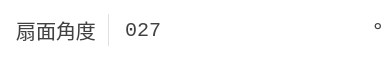
   <widget class="QFrame" name="frame_9">
    <property name="geometry">
     <rect>
      <x>24</x>
      <y>292</y>
      <width>392</width>
      <height>60</height>
     </rect>
    </property>
    <property name="styleSheet">
     <string notr="true">QFrame{
background: #FFFFFF;
border: 0px;
border-radius:5px;
}
QLineEdit{
font-family: Consolas;
font-size: 20px;
color: #424242;
background: rgb(0,0,0,0);
border:0px;
}
QLabel{
font-family: &quot;微软雅黑&quot;;
font-size: 20px;
color: #424242;
}</string>
    </property>
    <property name="frameShape">
     <enum>QFrame::StyledPanel</enum>
    </property>
    <property name="frameShadow">
     <enum>QFrame::Raised</enum>
    </property>
    <widget class="QLabel" name="label_7">
     <property name="geometry">
      <rect>
       <x>16</x>
       <y>18</y>
       <width>80</width>
       <height>24</height>
      </rect>
     </property>
     <property name="font">
      <font>
       <family>微软雅黑</family>
       <pointsize>-1</pointsize>
      </font>
     </property>
     <property name="styleSheet">
      <string notr="true"/>
     </property>
     <property name="text">
      <string>扇面角度</string>
     </property>
     <property name="alignment">
      <set>Qt::AlignCenter</set>
     </property>
    </widget>
    <widget class="QFrame" name="frame_10">
     <property name="geometry">
      <rect>
       <x>108</x>
       <y>14</y>
       <width>1</width>
       <height>32</height>
      </rect>
     </property>
     <property name="styleSheet">
      <string notr="true">background: rgb(0, 0, 0, 0); 
border:1px solid #dfdfdf; </string>
     </property>
     <property name="frameShape">
      <enum>QFrame::StyledPanel</enum>
     </property>
     <property name="frameShadow">
      <enum>QFrame::Raised</enum>
     </property>
    </widget>
    <widget class="QLineEdit" name="lineEdit_alpha">
     <property name="enabled">
      <bool>true</bool>
     </property>
     <property name="geometry">
      <rect>
       <x>123</x>
       <y>15</y>
       <width>241</width>
       <height>30</height>
      </rect>
     </property>
     <property name="font">
      <font>
       <family>Consolas</family>
       <pointsize>-1</pointsize>
      </font>
     </property>
     <property name="focusPolicy">
      <enum>Qt::StrongFocus</enum>
     </property>
     <property name="styleSheet">
      <string notr="true">font-family: Consolas;
font-size: 20px;
color: #424242;</string>
     </property>
     <property name="text">
      <string>027</string>
     </property>
    </widget>
    <widget class="QLabel" name="label_8">
     <property name="geometry">
      <rect>
       <x>370</x>
       <y>20</y>
       <width>16</width>
       <height>20</height>
      </rect>
     </property>
     <property name="font">
      <font>
       <family>微软雅黑</family>
       <pointsize>-1</pointsize>
      </font>
     </property>
     <property name="styleSheet">
      <string notr="true"/>
     </property>
     <property name="text">
      <string>°</string>
     </property>
     <property name="alignment">
      <set>Qt::AlignCenter</set>
     </property>
    </widget>
   </widget>
